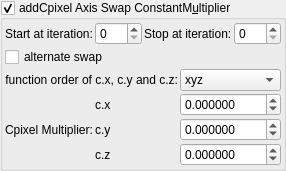
    <widget class="MyGroupBox" name="groupCheck_transf_addCpixel_enabled_false">
     <property name="toolTip">
      <string>&lt;html&gt;&lt;head/&gt;&lt;body&gt;&lt;p&gt;Cpixel is CVector3 c = ( c.x, c.y, c.z). It is each original point (pixel) in 3D space where the iteration starts from, ( c = original z for each point .) It is commonly found in formula structures z = f(z) + c.&lt;/p&gt;&lt;p&gt;The Cpixel multiplier effectively scales this point &amp;quot;c&amp;quot;.&lt;/p&gt;&lt;p&gt;This transform allows the swapping of the order of the &amp;quot;CVector3 c&amp;quot; components before being multiplied by &amp;quot;CVector3 z&amp;quot; components.&lt;/p&gt;&lt;/body&gt;&lt;/html&gt;</string>
     </property>
     <property name="title">
      <string>addCpixel Axis Swap ConstantM&amp;ultiplier</string>
     </property>
     <property name="checkable">
      <bool>true</bool>
     </property>
     <layout class="QVBoxLayout" name="verticalLayout_50">
      <property name="spacing">
       <number>2</number>
      </property>
      <property name="leftMargin">
       <number>2</number>
      </property>
      <property name="topMargin">
       <number>2</number>
      </property>
      <property name="rightMargin">
       <number>2</number>
      </property>
      <property name="bottomMargin">
       <number>2</number>
      </property>
      <item>
       <layout class="QGridLayout" name="gridLayout_81">
        <property name="spacing">
         <number>2</number>
        </property>
        <item row="3" column="3">
         <widget class="MySpinBox" name="spinboxInt_transf_stop_iterations_H">
          <property name="sizePolicy">
           <sizepolicy hsizetype="Preferred" vsizetype="Maximum">
            <horstretch>0</horstretch>
            <verstretch>0</verstretch>
           </sizepolicy>
          </property>
          <property name="maximum">
           <number>999</number>
          </property>
         </widget>
        </item>
        <item row="3" column="2">
         <widget class="QLabel" name="label_52">
          <property name="text">
           <string>Stop at iteration:</string>
          </property>
         </widget>
        </item>
        <item row="3" column="1">
         <widget class="MySpinBox" name="spinboxInt_transf_start_iterations_H">
          <property name="sizePolicy">
           <sizepolicy hsizetype="Minimum" vsizetype="Maximum">
            <horstretch>0</horstretch>
            <verstretch>0</verstretch>
           </sizepolicy>
          </property>
          <property name="minimum">
           <number>0</number>
          </property>
          <property name="maximum">
           <number>999</number>
          </property>
          <property name="value">
           <number>0</number>
          </property>
         </widget>
        </item>
        <item row="3" column="0">
         <widget class="QLabel" name="label_72">
          <property name="text">
           <string>Start at iteration:</string>
          </property>
         </widget>
        </item>
       </layout>
      </item>
      <item>
       <layout class="QGridLayout" name="gridLayout_24" columnstretch="0,0,0,1">
        <property name="spacing">
         <number>2</number>
        </property>
        <item row="0" column="0" colspan="2">
         <widget class="QCheckBox" name="checkBox_transf_alternate_enabled_false">
          <property name="text">
           <string>alternate swap</string>
          </property>
         </widget>
        </item>
        <item row="3" column="3">
         <widget class="MyDoubleSpinBox" name="spinbox3_transf_constant_multiplier_111_y">
          <property name="sizePolicy">
           <sizepolicy hsizetype="Minimum" vsizetype="Maximum">
            <horstretch>0</horstretch>
            <verstretch>0</verstretch>
           </sizepolicy>
          </property>
          <property name="prefix">
           <string/>
          </property>
          <property name="suffix">
           <string/>
          </property>
          <property name="decimals">
           <number>6</number>
          </property>
          <property name="minimum">
           <double>-99.989999999999995</double>
          </property>
          <property name="maximum">
           <double>99.989999999999995</double>
          </property>
          <property name="singleStep">
           <double>0.100000000000000</double>
          </property>
         </widget>
        </item>
        <item row="2" column="3">
         <widget class="MyDoubleSpinBox" name="spinbox3_transf_constant_multiplier_111_x">
          <property name="sizePolicy">
           <sizepolicy hsizetype="Minimum" vsizetype="Maximum">
            <horstretch>0</horstretch>
            <verstretch>0</verstretch>
           </sizepolicy>
          </property>
          <property name="prefix">
           <string/>
          </property>
          <property name="suffix">
           <string/>
          </property>
          <property name="decimals">
           <number>6</number>
          </property>
          <property name="minimum">
           <double>-99.989999999999995</double>
          </property>
          <property name="maximum">
           <double>99.989999999999995</double>
          </property>
          <property name="singleStep">
           <double>0.100000000000000</double>
          </property>
         </widget>
        </item>
        <item row="2" column="1">
         <widget class="QLabel" name="label_116">
          <property name="text">
           <string notr="true">c.x</string>
          </property>
         </widget>
        </item>
        <item row="3" column="1">
         <widget class="QLabel" name="label_114">
          <property name="text">
           <string notr="true">c.y</string>
          </property>
         </widget>
        </item>
        <item row="4" column="1">
         <widget class="QLabel" name="label_117">
          <property name="text">
           <string notr="true">c.z</string>
          </property>
         </widget>
        </item>
        <item row="4" column="3">
         <widget class="MyDoubleSpinBox" name="spinbox3_transf_constant_multiplier_111_z">
          <property name="sizePolicy">
           <sizepolicy hsizetype="Minimum" vsizetype="Maximum">
            <horstretch>0</horstretch>
            <verstretch>0</verstretch>
           </sizepolicy>
          </property>
          <property name="prefix">
           <string/>
          </property>
          <property name="suffix">
           <string/>
          </property>
          <property name="decimals">
           <number>6</number>
          </property>
          <property name="minimum">
           <double>-99.989999999999995</double>
          </property>
          <property name="maximum">
           <double>99.989999999999995</double>
          </property>
          <property name="singleStep">
           <double>0.100000000000000</double>
          </property>
         </widget>
        </item>
        <item row="2" column="0" rowspan="3">
         <widget class="QLabel" name="label_108">
          <property name="text">
           <string>Cpixel Multiplier:</string>
          </property>
         </widget>
        </item>
        <item row="1" column="3">
         <widget class="QComboBox" name="comboBox_mandelbulbMulti_order_of_xyz_C">
          <item>
           <property name="text">
            <string notr="true">xyz</string>
           </property>
          </item>
          <item>
           <property name="text">
            <string notr="true">xzy</string>
           </property>
          </item>
          <item>
           <property name="text">
            <string notr="true">yxz</string>
           </property>
          </item>
          <item>
           <property name="text">
            <string notr="true">yzx</string>
           </property>
          </item>
          <item>
           <property name="text">
            <string notr="true">zxy</string>
           </property>
          </item>
          <item>
           <property name="text">
            <string notr="true">zyx</string>
           </property>
          </item>
         </widget>
        </item>
        <item row="1" column="0" colspan="2">
         <widget class="QLabel" name="label">
          <property name="text">
           <string>function order of c.x, c.y and c.z:</string>
          </property>
          <property name="alignment">
           <set>Qt::AlignRight|Qt::AlignTrailing|Qt::AlignVCenter</set>
          </property>
         </widget>
        </item>
       </layout>
      </item>
     </layout>
    </widget>
